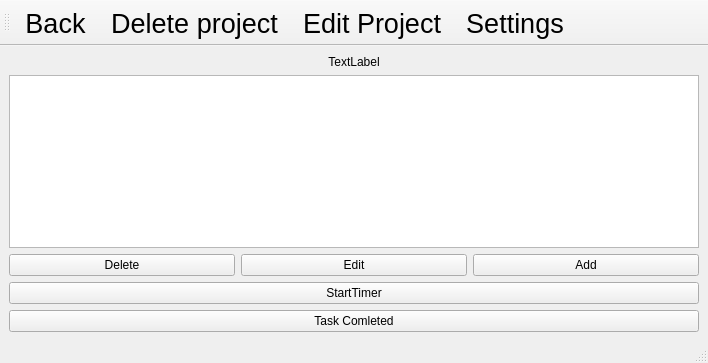
<?xml version="1.0" encoding="UTF-8"?>
<ui version="4.0">
 <class>ToDoListWindow</class>
 <widget class="QMainWindow" name="ToDoListWindow">
  <property name="geometry">
   <rect>
    <x>0</x>
    <y>0</y>
    <width>708</width>
    <height>363</height>
   </rect>
  </property>
  <property name="windowTitle">
   <string>MainWindow</string>
  </property>
  <widget class="QWidget" name="centralwidget">
   <layout class="QGridLayout" name="gridLayout">
    <item row="3" column="0" colspan="3">
     <widget class="QPushButton" name="pushButtonStartTimer">
      <property name="text">
       <string>StartTimer</string>
      </property>
     </widget>
    </item>
    <item row="1" column="0" colspan="3">
     <widget class="QListWidget" name="listWidget">
      <property name="sizePolicy">
       <sizepolicy hsizetype="Preferred" vsizetype="Preferred">
        <horstretch>0</horstretch>
        <verstretch>0</verstretch>
       </sizepolicy>
      </property>
      <property name="resizeMode">
       <enum>QListView::Adjust</enum>
      </property>
     </widget>
    </item>
    <item row="0" column="0" colspan="3">
     <widget class="QLabel" name="label">
      <property name="sizePolicy">
       <sizepolicy hsizetype="Preferred" vsizetype="Fixed">
        <horstretch>0</horstretch>
        <verstretch>0</verstretch>
       </sizepolicy>
      </property>
      <property name="text">
       <string>TextLabel</string>
      </property>
      <property name="scaledContents">
       <bool>false</bool>
      </property>
      <property name="alignment">
       <set>Qt::AlignCenter</set>
      </property>
     </widget>
    </item>
    <item row="2" column="1">
     <widget class="QPushButton" name="pushButtonEdit">
      <property name="text">
       <string>Edit</string>
      </property>
     </widget>
    </item>
    <item row="2" column="0">
     <widget class="QPushButton" name="pushButtonDelete">
      <property name="text">
       <string>Delete</string>
      </property>
     </widget>
    </item>
    <item row="2" column="2">
     <widget class="QPushButton" name="pushButtonAdd">
      <property name="text">
       <string>Add</string>
      </property>
     </widget>
    </item>
    <item row="4" column="0" colspan="3">
     <widget class="QPushButton" name="pushButton_task_completed">
      <property name="text">
       <string>Task Comleted</string>
      </property>
     </widget>
    </item>
   </layout>
  </widget>
  <widget class="QMenuBar" name="menubar">
   <property name="geometry">
    <rect>
     <x>0</x>
     <y>0</y>
     <width>708</width>
     <height>26</height>
    </rect>
   </property>
  </widget>
  <widget class="QStatusBar" name="statusbar"/>
  <widget class="QToolBar" name="toolBar">
   <property name="windowTitle">
    <string>toolBar</string>
   </property>
   <attribute name="toolBarArea">
    <enum>TopToolBarArea</enum>
   </attribute>
   <attribute name="toolBarBreak">
    <bool>false</bool>
   </attribute>
   <addaction name="actionBack"/>
   <addaction name="actionDelete_this_project"/>
   <addaction name="actionEditProject"/>
   <addaction name="actionSettings"/>
  </widget>
  <action name="actionBack">
   <property name="text">
    <string>Back</string>
   </property>
   <property name="font">
    <font>
     <pointsize>20</pointsize>
    </font>
   </property>
  </action>
  <action name="actionDelete_this_project">
   <property name="text">
    <string>Delete project</string>
   </property>
   <property name="font">
    <font>
     <pointsize>20</pointsize>
    </font>
   </property>
  </action>
  <action name="actionEditProject">
   <property name="text">
    <string>Edit Project</string>
   </property>
   <property name="font">
    <font>
     <pointsize>20</pointsize>
    </font>
   </property>
  </action>
  <action name="actionSettings">
   <property name="text">
    <string>Settings</string>
   </property>
   <property name="font">
    <font>
     <pointsize>20</pointsize>
    </font>
   </property>
  </action>
 </widget>
 <resources/>
 <connections/>
</ui>
